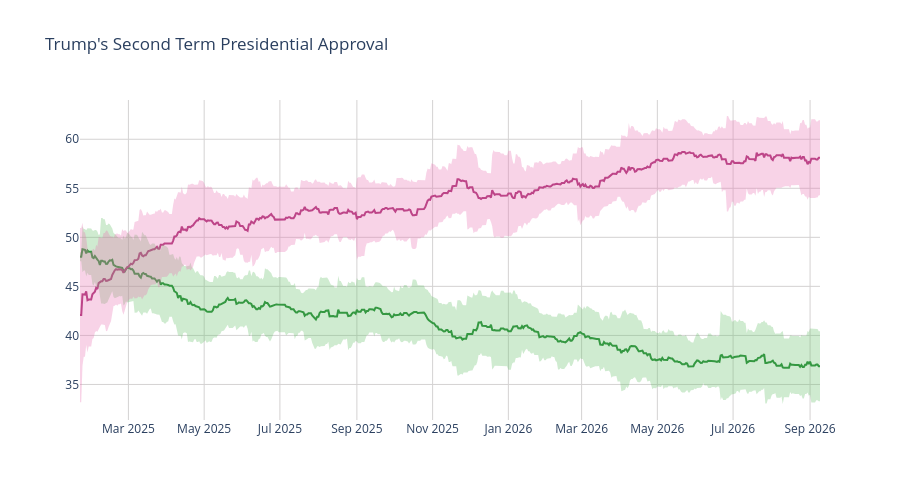

Notebook source saved alongside this figure:
### Code cell
disappr_ci_hex = "#e86eaf"
appr_ci_hex = "#60be65"
disappr_ci_rgba = "rgba(232, 110, 175, 0.3)"
appr_ci_rgba = "rgba(96, 190, 101, 0.3)"
grid_col = "#d4d2d2"


# Approve
fig = go.Figure(go.Scatter(
    x=pres['end_date'],
    y=pres['approve'],
    hovertemplate="%{y:.2f}%",
    name="<b>Approve</b>",
    line=dict(color="#228833"),
    showlegend=False
))

# Disapprove
fig.add_trace(go.Scatter(
    x=pres['end_date'],
    y=pres['disapprove'],
    hovertemplate="%{y:.2f}%",
    name="<b>Disapprove</b>",
    line=dict(color="#aa3377"),
    showlegend=False
    )
)

# Approve CI
fig.add_traces([

    # Upper bound
    go.Scatter(
        x=pres['end_date'],
        y=pres['approve_upper_ci'],
        marker=dict(color=appr_ci_hex),
        line=dict(width=0),
        mode='lines',
        showlegend=False,
        hoverinfo="skip"
    ),

    # Lower bound
    go.Scatter(
        x=pres['end_date'],
        y=pres['approve_lower_ci'],
        marker=dict(color=appr_ci_hex),
        line=dict(width=0),
        mode='lines',
        fillcolor=appr_ci_rgba,
        fill="tonexty",
        showlegend=False,
        hoverinfo="skip"
    )
])

# Disapprove CI
fig.add_traces([

    # Upper bound
    go.Scatter(
        x=pres['end_date'],
        y=pres['disapprove_upper_ci'],
        marker=dict(color=disappr_ci_hex),
        line=dict(width=0),
        mode='lines',
        showlegend=False,
        hoverinfo="skip"
    ),

    # Lower bound
    go.Scatter(
        x=pres['end_date'],
        y=pres['disapprove_lower_ci'],
        marker=dict(color=disappr_ci_hex),
        line=dict(width=0),
        mode='lines',
        fillcolor=disappr_ci_rgba,
        fill="tonexty",
        showlegend=False,
        hoverinfo="skip"
    )
])

fig.update_layout(
    title=dict(text="Trump's Second Term Presidential Approval"),
    hovermode="x"
)

fig.update_xaxes(gridcolor=grid_col)
fig.update_yaxes(gridcolor=grid_col)

fig.update_layout(hovermode="x", hoverlabel_align="right", plot_bgcolor="rgba(0, 0, 0, 0)", height=500)
fig.show()

### Figure 1 — Plotly figure (JSON) as saved in the notebook; plotly's stock layout.template omitted (floating-point values rounded to 4 significant figures; data arrays with more than 128 entries replaced by an {"elided": "..."} marker saying what was removed)
{"data": [{"hovertemplate": "%{y:.2f}%", "line": {"color": "#228833"}, "name": "<b>Approve</b>", "showlegend": false, "type": "scatter", "x": {"elided": "597 str values"}, "y": {"elided": "597 float values"}}, {"hovertemplate": "%{y:.2f}%", "line": {"color": "#aa3377"}, "name": "<b>Disapprove</b>", "showlegend": false, "type": "scatter", "x": {"elided": "597 str values"}, "y": {"elided": "597 float values"}}, {"hoverinfo": "skip", "line": {"width": 0}, "marker": {"color": "#60be65"}, "mode": "lines", "showlegend": false, "type": "scatter", "x": {"elided": "597 str values"}, "y": {"elided": "597 float values"}}, {"fill": "tonexty", "fillcolor": "rgba(96, 190, 101, 0.3)", "hoverinfo": "skip", "line": {"width": 0}, "marker": {"color": "#60be65"}, "mode": "lines", "showlegend": false, "type": "scatter", "x": {"elided": "597 str values"}, "y": {"elided": "597 float values"}}, {"hoverinfo": "skip", "line": {"width": 0}, "marker": {"color": "#e86eaf"}, "mode": "lines", "showlegend": false, "type": "scatter", "x": {"elided": "597 str values"}, "y": {"elided": "597 float values"}}, {"fill": "tonexty", "fillcolor": "rgba(232, 110, 175, 0.3)", "hoverinfo": "skip", "line": {"width": 0}, "marker": {"color": "#e86eaf"}, "mode": "lines", "showlegend": false, "type": "scatter", "x": {"elided": "597 str values"}, "y": {"elided": "597 float values"}}], "layout": {"height": 500, "hoverlabel": {"align": "right"}, "hovermode": "x", "plot_bgcolor": "rgba(0, 0, 0, 0)", "title": {"text": "Trump's Second Term Presidential Approval"}, "xaxis": {"gridcolor": "#d4d2d2"}, "yaxis": {"gridcolor": "#d4d2d2"}}}
